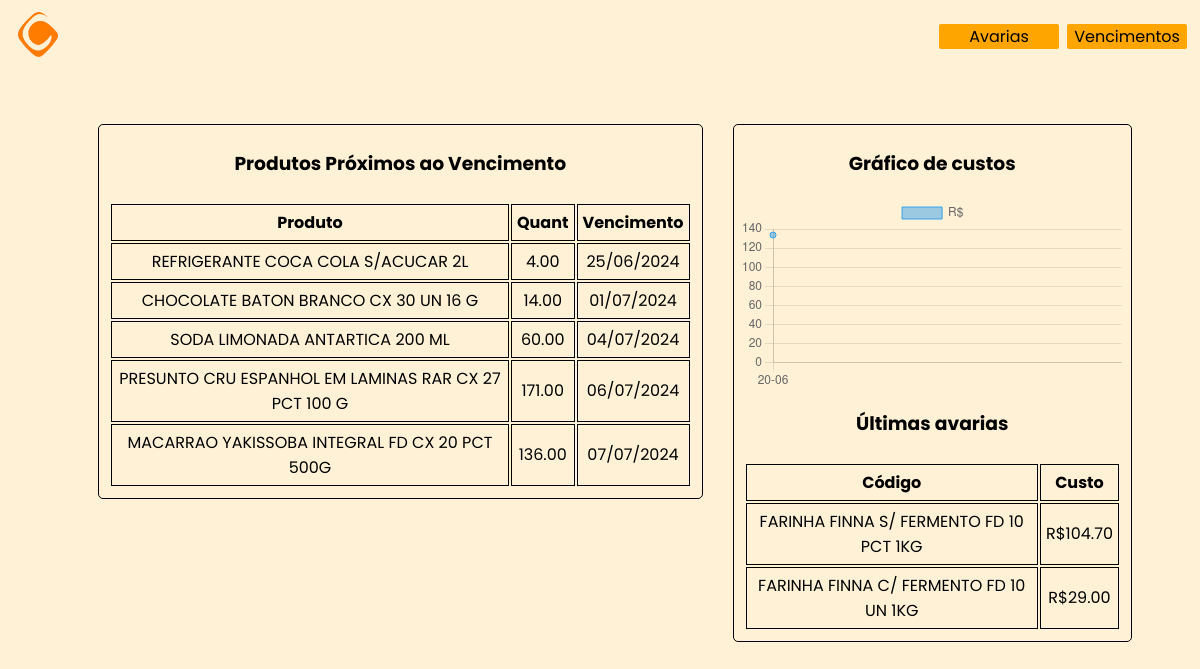
The app's page /, older data.
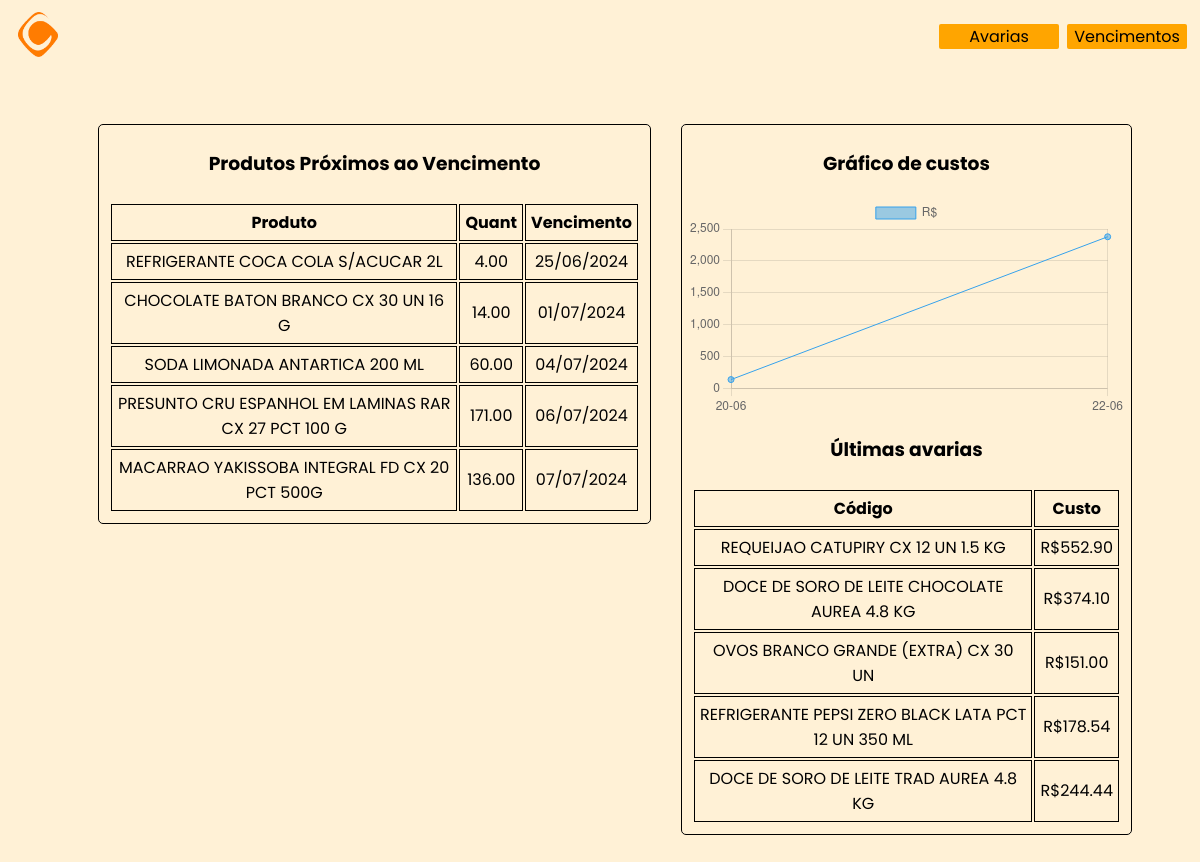
The same page, newer data.
### app/main.py (models this page shows)
class Produto_Vencimento(db.Model):
    id = db.Column(db.Integer, primary_key=True)
    codigo_do_produto = db.Column(db.Integer, nullable=False)
    nome_do_produto = db.Column(db.String(300), nullable=False)
    quantidade = db.Column(db.DECIMAL(10, 2), nullable=False)
    data_de_vencimento = db.Column(db.Date)
    data_de_insercao = db.Column(db.Date)
    criador = db.Column(db.String(300), nullable=True)

class Produto_Avaria(db.Model):
    id = db.Column(db.Integer, primary_key=True)
    codigo_do_produto = db.Column(db.Integer, nullable=False)
    nome_do_produto = db.Column(db.String(300), nullable=False)
    preco_do_produto = db.Column(db.DECIMAL(10, 2), nullable=False)
    quantidade = db.Column(db.DECIMAL(10, 2), nullable=False)
    preco_total = db.Column(db.DECIMAL(10, 2), nullable=False)
    data_de_insercao = db.Column(db.Date)
    criador = db.Column(db.String(300), nullable=True)
    tipodeavaria = db.Column(db.String(300), nullable=True)
    cozinha = db.Column(db.String(300), nullable=True)

### app/main.py (the view)
@app.route('/')
def index():
    db.create_all()
    start_date = primeiro_dia_mes()
    end_date = ultimo_dia_mes()
    avarias = db.session.query(
        Produto_Avaria.data_de_insercao,
        func.sum(Produto_Avaria.preco_total).label('total_value')
    )
    if start_date:
        avarias = avarias.filter(Produto_Avaria.data_de_insercao >= start_date)
    if end_date:
        avarias = avarias.filter(Produto_Avaria.data_de_insercao <= end_date)
    results = avarias.group_by(Produto_Avaria.data_de_insercao).all()
    dates = [result.data_de_insercao.strftime('%d-%m') for result in results]
    total_values = [result.total_value for result in results]
    dez_itens = Produto_Avaria.query.order_by(
        Produto_Avaria.data_de_insercao.desc()).limit(5).all()
    dez_vencimentos = Produto_Vencimento.query.order_by(
        Produto_Vencimento.data_de_insercao.desc()).limit(5).all()
    return render_template('index.html', dates=dates, total_values=total_values, dez_itens=dez_itens, dez_vencimentos=dez_vencimentos)

### app/main.py (called while the page is built)
def data_agora():
    agora = datetime.now().date()
    return agora

def primeiro_dia_mes():
    primeiro_dia_mes = data_agora().replace(day=1)
    return primeiro_dia_mes

def ultimo_dia_mes():
    ultimo_dia_mes = data_agora().replace(day=calendar.monthrange(data_agora().year, data_agora().month)[1])
    return ultimo_dia_mes

### app/templates/index.html (shortened to what this page needs)
{% extends "template.html" %}
{% block content %}
<div>
<div class="resumo">
<div class="resumoavarias">
    <h3>Produtos Próximos ao Vencimento</h3>
    <table class="dez_itens">
        <tr>
            <th>Produto</th>
            <th>Quant</th>
            <th>Vencimento</th>
        </tr>
        {% for i in dez_vencimentos %}
        <tr>
            <td>{{ i.nome_do_produto }}</td>
            <td>{{ i.quantidade }}</td>
            <td>{{  i.data_de_vencimento.strftime('%d/%m/%Y') }}</td>
        </tr>
        {% endfor %}
    </table>
</div>
<div class="resumoavarias">
<h3>Gráfico de custos</h3>
<canvas id="myChart2"></canvas>
    <h3>Últimas avarias</h3>
    <table class="dez_itens">
        <tr>
            <th>Código</th>
            <th>Custo</th>
        </tr>
        {% for i in dez_itens %}
        <tr>
            <td>{{ i.nome_do_produto }}</td>
            <td>R${{  i.preco_total }}</td>
        </tr>
        {% endfor %}
    </table>
</div>
<script>
  const ctx = document.getElementById('myChart');
  const ctx2 = document.getElementById('myChart2');
  new Chart(ctx, {
    type: 'line',
    data: {
      labels: {{ dates | tojson }},
      datasets: [{
        label: 'R$',
        data: {{ total_values | tojson }},
        borderWidth: 1
      }]
    },
    options: {
      scales: {
        y: {
          beginAtZero: false
        }
      }
    }
  });
new Chart(ctx2, {
    type: 'line',
    data: {
      labels: {{ dates | tojson }},
      datasets: [{
        label: 'R$',
        data: {{ total_values | tojson }},
        borderWidth: 1
      }]
    },
    options: {
      scales: {
        y: {
          beginAtZero: true
        }
      }
    }
  });
</script>
</div>
{% endblock %}

Row changes from the older to the newer data that the page shows:
no longer on this page (row unchanged): Produto_Avaria: nome_do_produto "FARINHA FINNA S/ FERMENTO FD 10 PCT 1KG", preco_total "104.70"
no longer on this page (row unchanged): Produto_Avaria: nome_do_produto "FARINHA FINNA C/ FERMENTO FD 10 UN 1KG", preco_total "29.00"
added Produto_Avaria: nome_do_produto "REQUEIJAO CATUPIRY CX 12 UN 1.5 KG", preco_total "552.90"
added Produto_Avaria: nome_do_produto "DOCE DE SORO DE LEITE CHOCOLATE AUREA 4.8 KG", preco_total "374.10"
added Produto_Avaria: nome_do_produto "OVOS BRANCO GRANDE (EXTRA) CX 30 UN", preco_total "151.00"
added Produto_Avaria: nome_do_produto "REFRIGERANTE PEPSI ZERO BLACK LATA PCT 12 UN 350 ML", preco_total "178.54"
added Produto_Avaria: nome_do_produto "DOCE DE SORO DE LEITE TRAD AUREA 4.8 KG", preco_total "244.44"
Text that changed along with them:
chart data {{ dates | tojson }}: ["20-06"] → ["20-06", "22-06"]
chart data {{ total_values | tojson }}: ["133.70"] → ["133.70", "2377.98"]
